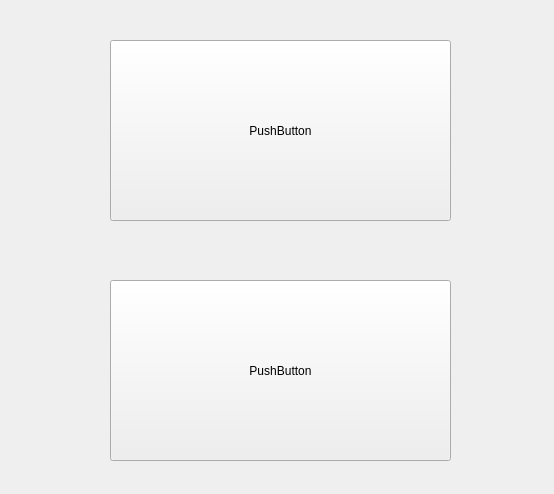
<?xml version="1.0" encoding="UTF-8"?>
<ui version="4.0">
 <class>Widget</class>
 <widget class="QWidget" name="Widget">
  <property name="geometry">
   <rect>
    <x>0</x>
    <y>0</y>
    <width>554</width>
    <height>494</height>
   </rect>
  </property>
  <property name="windowTitle">
   <string>Widget</string>
  </property>
  <widget class="QPushButton" name="startBtn">
   <property name="geometry">
    <rect>
     <x>110</x>
     <y>40</y>
     <width>341</width>
     <height>181</height>
    </rect>
   </property>
   <property name="text">
    <string>PushButton</string>
   </property>
  </widget>
  <widget class="QPushButton" name="cancelBtn">
   <property name="geometry">
    <rect>
     <x>110</x>
     <y>280</y>
     <width>341</width>
     <height>181</height>
    </rect>
   </property>
   <property name="text">
    <string>PushButton</string>
   </property>
  </widget>
 </widget>
 <layoutdefault spacing="6" margin="11"/>
 <resources/>
 <connections/>
</ui>
